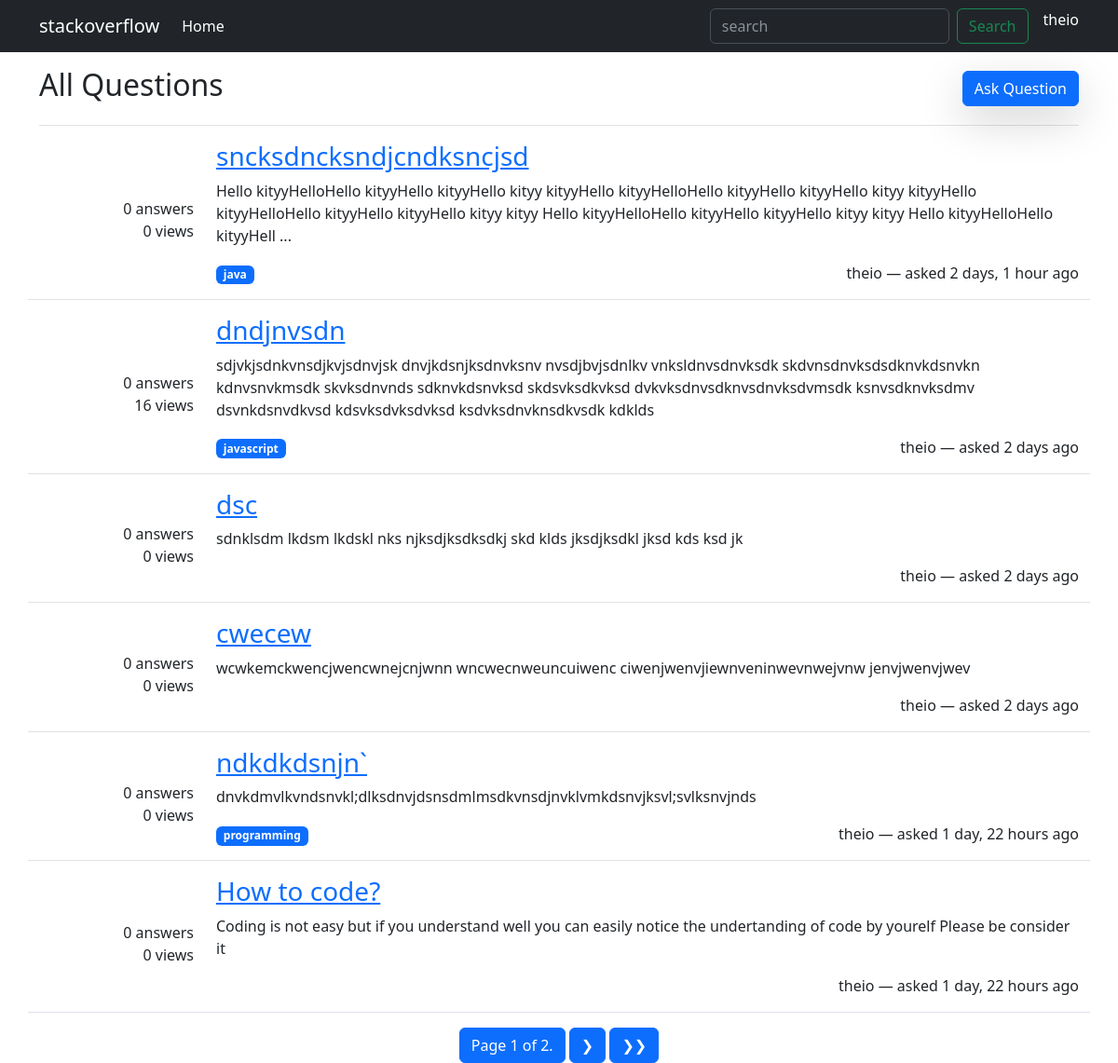
The page / (signed in) on the database its author committed.
### users/models.py (models this page shows)
class User(AbstractUser):
    birth_date = models.DateField(blank=True, null=True)

### forum/models.py (models this page shows, shortened)
class Question(models.Model):
    user = models.ForeignKey(User, on_delete=models.CASCADE)
    title = models.CharField(max_length=120)
    text = models.TextField()
    create_time = models.DateTimeField(auto_now_add=True)
    modify_time = models. DateTimeField(auto_now=True)
    views = models.PositiveBigIntegerField(default=0, blank=True)

class Tag(models.Model):
    name = models.CharField(max_length=120)
    question = models.ManyToManyField(Question, blank=True)

### forum/views.py (the view)
# urls.py: path('', HomeView.as_view(), name='home'),
class HomeView(ListView):
    model = Question
    template_name = 'forum/question_list.html'
    paginate_by = 6
    def get_queryset(self):
        return Question.objects.filter(title__icontains=self.request.GET.get('q', ""))
    def get_context_data(self, **kwargs):
        context = super().get_context_data(**kwargs)
        context['form'] = SearchForm(self.request.GET)
        return context

### forum/forms.py
class SearchForm(forms.Form):
    q = forms.CharField(max_length=120, widget=forms.TextInput(attrs={
                                        'type': "search",
                                        'class':"form-control me-2",
                                        'placeholder': "search"
    }))

### templates/forum/question_list.html (shortened to what this page needs)
{% extends 'base.html' %}
{% block content %}
<div class="mt-3 container">
    <div class="d-flex justify-content-between border-bottom pb-3 mb-3 align-items-center">
        <h2>All Questions</h2>
        <a href="{% url 'forum:question-add' %}" class="btn btn-primary shadow-lg">Ask Question</a>
    </div>
    <div>
        {% for question in question_list %}
        <div class="row border-bottom mb-3" id="question-{{ question.id }}">
            <div class="col d-flex flex-column justify-content-center text-end">
                <span>{{ question.answer_set.all|length }} answers</span>
                <span>{{ question.views }} views </span>
            </div>
            <div class="col-10">
                <h3><a href="{% url 'forum:question-detail' question.id %}">{{ question.title }}</a></h3>
                <p class="text-break">
                    {{ question.text|slice:255 }}
                    {% if question.text|length > 255 %}
                        ...
                    {% endif %}
                </p>
                <div class="d-flex justify-content-between">
                    <div>
                        {% for tag in question.tag_set.all %}
                            <span class="badge bg-primary">{{ tag.name }}</span>
                        {% endfor %}
                    </div>
                    <div>
                        <p>
                            {{ question.user.username }} &mdash; asked {{ question.create_time|timesince }} ago
                        </p>
                    </div>
                </div>
            </div>
        </div>
    {% endfor %}
    <div class="pagination text-center justify-content-center">
    <span class="step-links">
        <span class="current btn btn-primary btn-disabled">
            Page {{ page_obj.number }} of {{ page_obj.paginator.num_pages }}.
        </span>
        {% if page_obj.has_next %}
            <a href="?page={{ page_obj.next_page_number }}{% if form.q.value %}&q={{ form.q.value }} {% endif %}"class="btn btn-primary">&#10095;</a>
            <a href="?page={{ page_obj.paginator.num_pages }}{% if form.q.value %}&q={{ form.q.value }} {% endif %}" class="btn btn-primary">&#10095;&#10095;</a>
        {% endif %}
    </span>
</div>
{% endblock content %}

### templates/base.html (shortened to what this page needs)
{% load static %}
<!DOCTYPE html>
<html lang="en">
<head>
    <link rel="stylesheet" href="{% static 'style.css' %}">
    <link href="https://cdn.jsdelivr.net/npm/bootstrap@5.3.0-alpha1/dist/css/bootstrap.min.css" rel="stylesheet">
</head>
<body>
    <nav class="navbar navbar-expand-lg bg-dark" data-bs-theme="dark">
        <div class="container">
          <a class="navbar-brand" href="{% url 'forum:home' %}">stackoverflow</a>
          <div class="collapse navbar-collapse" id="navbarSupportedContent">
            <ul class="navbar-nav me-auto mb-2 mb-lg-0">
              <li class="nav-item">
                <a class="nav-link active" aria-current="page" href="{% url 'forum:home' %}">Home</a>
              </li>
            </ul>
            <div class="d-flex justify-content-between">
              <div>
                <form action="{% url 'forum:home' %}" class="d-flex" role="search">
                    {{form.q}}
                  <button class="btn btn-outline-success" type="submit">Search</button>
                </form>
              </div>
              <div class = "text-white ms-3 dropdown">
                {% if request.user.is_authenticated %}
                    <img width="30" src = {{ request.user.profile.icon.url }}>{{request.user.username}}
                {% endif %}
            </div>
        </div>
    </nav>
    {% block content %}
    {% endblock content %}
</body>
</html>

### rows shown on the page
User: user.username "theio"
Question: answer_set.all|length "0", views "0", title "sncksdncksndjcndksncjsd", text "Hello kityyHelloHello kityyHello kityyHello kityy kityyHello kityyHelloHello kityyHello kityyHello kityy kityyHello kityyHelloHello kityyHello kityyHello kityy kityy Hello kityyHelloHello kityyHello kityyHello kityy kityy Hello kityyHelloHello kityyHell", user.username "theio", create_time "2 days, 1 hour"
Tag: name "java"
Question: answer_set.all|length "0", views "16", title "dndjnvsdn", text "sdjvkjsdnkvnsdjkvjsdnvjsk dnvjkdsnjksdnvksnv nvsdjbvjsdnlkv vnksldnvsdnvksdk skdvnsdnvksdsdknvkdsnvkn kdnvsnvkmsdk skvksdnvnds sdknvkdsnvksd skdsvksdkvksd dvkvksdnvsdknvsdnvksdvmsdk ksnvsdknvksdmv dsvnkdsnvdkvsd kdsvksdvksdvksd ksdvksdnvknsdkvsdk kdklds", user.username "theio", create_time "2 days"
Tag: name "javascript"
Question: answer_set.all|length "0", views "0", title "dsc", text "sdnklsdm lkdsm lkdskl nks njksdjksdksdkj skd klds jksdjksdkl jksd kds ksd jk", user.username "theio", create_time "2 days"
Question: answer_set.all|length "0", views "0", title "cwecew", text "wcwkemckwencjwencwnejcnjwnn wncwecnweuncuiwenc ciwenjwenvjiewnveninwevnwejvnw jenvjwenvjwev", user.username "theio", create_time "2 days"
Question: answer_set.all|length "0", views "0", title "ndkdkdsnjn`", text "dnvkdmvlkvndsnvkl;dlksdnvjdsnsdmlmsdkvnsdjnvklvmkdsnvjksvl;svlksnvjnds", user.username "theio", create_time "1 day, 22 hours"
Tag: name "programming"
Question: answer_set.all|length "0", views "0", title "How to code?", text "Coding is not easy but if you understand well you can easily notice the undertanding of code by yourelf Please be consider it", user.username "theio", create_time "1 day, 22 hours"

### other values the page prints
{{ page_obj.number }} "1"
{{ page_obj.paginator.num_pages }} "2"
